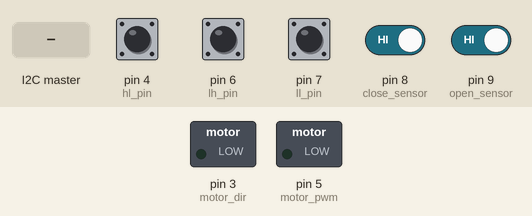
Recording of a sketch running on a simulated Arduino Uno, built with avr-gcc and run on an emulated ATmega328P. Shown: switched loads named in the sketch (green lamp = pin HIGH). The test bench sets the inputs (shaded band); at power-on: pin 4 (hl_pin), pin 6 (lh_pin), pin 7 (ll_pin), pin 8 (close_sensor), pin 9 (open_sensor) HIGH.

Above: at 2.7 s.
2.8 s: the I2C master sends "o"
At 3.6 s:
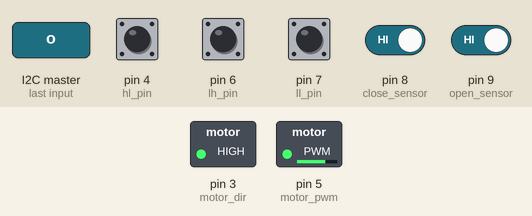
4.3 s: pin 9 (open_sensor) driven LOW
At 4.9 s:
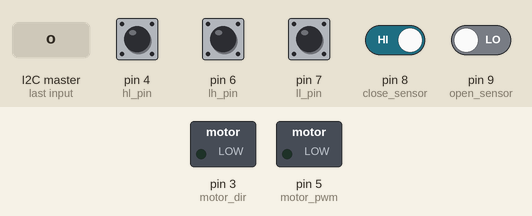
5.8 s: the I2C master sends "c"
At 7.0 s:
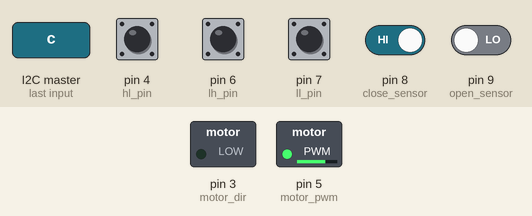
7.3 s: pin 8 (close_sensor) driven LOW
At 8.4 s:
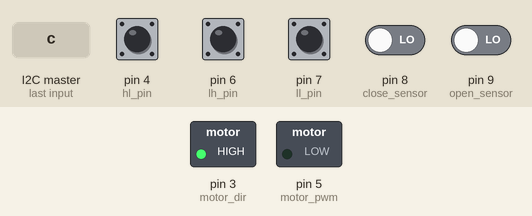
Timing chart, 0 to 9.8 s (numbered marks = the images above; inputs shaded):
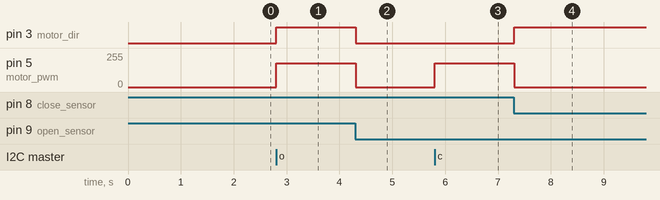

The sketch:

Fucking_cassete.ino
```cpp
#include <Arduino.h>
#include <Wire.h>
#include <avr/wdt.h>


#define TIMEOUT_MOTOR 10000

//Ïèí óïðàâëåíèÿ íàïðàâëåíèåì âðàùåíèÿ ìîòîðà
const int motor_dir=3;
#define MOTOR_DIR_PD 3
//Ïèí óïðàâëåíèÿ ñêîðîñòüþ ìîòîðà
const int motor_pwm=5;
#define MOTOR_PWM_PD 5

//Ïèí äàò÷èêà îòêðûòèÿ
const int open_sensor=9;
#define OPEN_SENSOR_PB 0
//Ïèí äàò÷èêà çàêðûòèÿ
const int close_sensor=8;
#define CLOSE_SENSOR_PB 1

//Ïåðåìåííàÿ äëÿ îòìåòêè âðåìåíè
long time_stamp=0;

//Ìàññèâ UID êîññåòû, ïðåäïîëàãàåòñÿ ïåðâûé áàéò - òèï, îñòàëüíûå ïîðÿäêîâàÿ ñêâîçíàÿ íóìåðàöèÿ
const uint32_t UID[4]={0x01,0x02,0x03,0x07};

//Ïèí ñòàðøåãî áèòà íîìåðà ñëîòà
const int h_pin=2;
#define H_PIN_PD 2
//Ïèí âòîðîãî áèòà íîìåðà ñëîòà
const int hl_pin=4;
#define HL_PIN_PD 4
//Ïèí òðåòüåãî áèòà íîìåðà ñëîòà
const int lh_pin=6;
#define LH_PIN_PD 6
//Ïèí ÷åòâåðòîãî áèòà íîìåðà ñëîòà
const int ll_pin=7;
#define LL_PIN_PD 7

//Ìàññèâ îòâåòà íà çàïðîñ
uint8_t answer_long[5]={};

//Ôóíêöèÿ âêëþ÷åíèÿ ìîòîðà, (ñêîðîñòü, íàïðàâëåíèå)
void motor_on(uint8_t mot_pow, uint8_t mot_dir){
    digitalWrite(motor_dir,mot_dir);
    analogWrite(motor_pwm,mot_pow);
}

//Ôóíêöèÿ ðåçêîé îñòàíîâêè ìîòîðà (íàïðàâëåíèå, äîëæíî áûòü ïðîòèâîïîëîæíî òåêóùåìó)
void motor_stop(uint8_t mot_dir){
    digitalWrite(motor_dir,mot_dir);
    delay(1);
    analogWrite(motor_pwm,0);
}

int check_sensor(int sensor_num){
    int sensor_undreb=0;
    for (int i=0;i<3;i++){
        if (digitalRead(sensor_num)==0){
            sensor_undreb++;
        };
        delay(1);
    }
    if (sensor_undreb==3){
        return 0;
    }
    else {
        return 1;
    }

    }
//Ôóíêöèÿ îòêðûòèÿ øòîðêè
uint8_t open_curtain(void){
    long time_stamp=0;
    //äåëàåì îòìåòêó âðåìåíè
    time_stamp=millis();
    //Âêëþ÷àåì ìîòîð
    motor_on(180,1);
    //Ïîêà íå çàêîí÷èëñÿ òàéìàóò îáðàáàòûâàåì äàò÷èê îòêðûòèÿ
    while ((millis()-time_stamp)<TIMEOUT_MOTOR){
    //Åñëè äàò÷èê îòêðûòèÿ ñðàáîòàë
    if (check_sensor(open_sensor)==0){
        //çàäåðæêà äëÿ àíòèäðåáåçãà
        delay(1);
        //Îñòàíàâëèâàåì ìîòîð
        motor_stop(0);
        //Âîçâðàùàåì óäà÷íûé êîä çàâåðøåíèÿ
        return 1;
    }
    //Ñáðîñ WatchDog
    wdt_reset();
    }
    //Åñëè òàéìàóò çàêîí÷èëñÿ, îñòàíàâëèâàåì ìîòîð è âîçâðàùàåì 2
    motor_stop(0);
    return 2;
};

//Ôóíêöèÿ çàêðûòèÿ øòîðêè
uint8_t close_curtain(void){
long time_stamp=0;
    //äåëàåì îòìåòêó âðåìåíè
    time_stamp=millis();
    //Âêëþ÷àåì ìîòîð
    motor_on(180,0);
    //Ïîêà íå çàêîí÷èëñÿ òàéìàóò îáðàáàòûâàåì äàò÷èê çàêðûòèÿ
    while ((millis()-time_stamp)<TIMEOUT_MOTOR){
    //Åñëè äàò÷èê çàêðûòèÿ ñðàáîòàë
    if (check_sensor(close_sensor)==0){
        //çàäåðæêà äëÿ àíòèäðåáåçãà
        delay(1);
        //Îñòàíàâëèâàåì ìîòîð
        motor_stop(1);
        //Âîçâðàùàåì óäà÷íûé êîä çàâåðøåíèÿ
        return 1;
    }
    //Ñáðîñ WatchDog
    wdt_reset();
    }
    //Åñëè òàéìàóò çàêîí÷èëñÿ, îñòàíàâëèâàåì ìîòîð è âîçâðàùàåì 2
    motor_stop(1);
    return 2;
};

//Îáðàáîò÷èê ïîëó÷åíèÿ çàïðîñà ïî i2c
void receiveEvent(int howMany)
{
  //wdt_enable(WDTO_2S);
  // ïåðåìåííàÿ òèïà ÷àð äëÿ ÷òåíèÿ êîìàíäû ïî I2C îò ìàñòåðà
  char c=' ';
  //ïîêà åñòü äàííûå äëÿ ïðèåìà ñ÷èòûâàåì è òóò æå îáðàáàòûâàåì
  while (Wire.available()) // loop through all but the last
  {
        c = Wire.read(); // receive byte as a character
//â çàâèñèìîñòè îò êîìàíäû çàïèñûâàåì îòâåò â answer_long[], åñëè êîìàíäó ìîæíî îáðàáîòàòü íàõîäÿñü â ïðåðûâàíèè,
//îáðàáàòûâàåì åå ñðàçó, è çàïèñûâàåì â answer_long[4] êîìàíäó â âåðíåì ðåãèñòðå (çíà÷èò îáðàáîòàíà), åñëè
//êîìàíäó â ïðåðûâàíèè îáðàáàòûâàòü íåæåëàòåëüíî çàïèñûâàåì â anwer_long[4] êîìàíäó â íèæíåì ðåãèñòðå äëÿ îáðàáîòêè â öèêëå

//init
  if (c=='i'){
    for(int i=0;i<4;i++){
    answer_long[i]=UID[i];
  }
    answer_long[4]='I';
  }
  //status
  if (c=='s'){
    answer_long[0]=digitalRead(open_sensor);
    answer_long[1]=digitalRead(close_sensor);
    answer_long[2]=0;
    answer_long[3]=0;
    answer_long[4]='S';
  }
  //open
  if(c=='o'){
    answer_long[0]=0;
    answer_long[1]=0;
    answer_long[2]=0;
    answer_long[3]=0;
    answer_long[4]='o';
  }
  //close
  if(c=='c'){
    answer_long[0]=0;
    answer_long[1]=0;
    answer_long[2]=0;
    answer_long[3]=0;
    answer_long[4]='c';
  }
  //test
  if(c=='t'){
    answer_long[0]=0;
    answer_long[1]=0;
    answer_long[2]=0;
    answer_long[3]=0;
    answer_long[4]='t';
  }
  }
  //wdt_reset();
}

//Îáðàáîò÷èê çàïðîñà íà ÷òåíèå îò ìàñòåðà ïî I2C
void requestEvent(void)
{
  //  wdt_enable(WDTO_1S);
  //  for(int i=0;i<10;i++){
 // Wire.write(answer[i]);
   // }
   //Serial.println("Request");
  // for(int i=0;i<4;i++){

  //Ïðîñòî îòïðàâëÿåì òåêóùùå çíà÷åíèå ìàññèâà answer_long[]
   Wire.write(answer_long,5);
  // wdt_reset();
//}
}

//Ôóíêöèÿ ïîëó÷åíèÿ àäðåñà ñëîòà, â êîòîðûé óñòàíîâëåíà êàññåòà
uint8_t take_slot_number(int h_p,int hl_p,int lh_p,int ll_p){
  uint8_t slot_number=0;
  //ñ÷èòûâàåì ñîñòîÿíèå ñòàðøåãî áèòà
  //slot_number=digitalRead(h_p);
  //è ñìåùàåì âëåâî
  //slot_number=slot_number<<1;
  //è ò.ä.
  slot_number+=digitalRead(hl_p);
  slot_number=slot_number<<1;
  slot_number+=digitalRead(lh_p);
  slot_number=slot_number<<1;
  slot_number+=digitalRead(ll_p);
  //Ïðèáàâëÿåì ê çàí÷åíèþ 0b00001000, ÷òîáû àäðåñ îêàçàëñÿ â äîïóñòèìîì äëÿ ïðîòîêîëà I2C äèàïàçîíå
  slot_number=slot_number+0b00001000;
  return slot_number;
}

void setup() {
//Serial.begin(9600);
delay(1000);
//Íà âñÿêèÿ ñëó÷àé âêëþ÷àåì WatchDog
wdt_enable(WDTO_2S);
  pinMode(motor_dir,OUTPUT);
  pinMode(motor_pwm,OUTPUT);
  pinMode(h_pin,INPUT_PULLUP);
  pinMode(hl_pin,INPUT_PULLUP);
  pinMode(lh_pin,INPUT_PULLUP);
  pinMode(ll_pin,INPUT_PULLUP);
  pinMode(open_sensor,INPUT_PULLUP);
  pinMode(close_sensor,INPUT_PULLUP);
  delay(500);
  //Èíèöèàëèçèðóåì slave íà àäðåñå, ïîëó÷åííîì çà ñ÷åò ñ÷èòûâàíèÿ ïåðåìû÷åê ñëîòà
  Wire.begin(take_slot_number(h_pin,hl_pin,lh_pin,ll_pin));
  //Óñòàíàâëèâàåì îáðàáîò÷èêè çàïðîñà è îòâåòà
  Wire.onReceive(receiveEvent);
  Wire.onRequest(requestEvent);
//Ñáðîñ WatchDoga
wdt_reset();
//Íà âñÿêèé ñëó÷àé ïðèíóäèòåëüíî ðàçðåøàåì ïðåðûâàíèÿ
sei();
}

void loop() {
//Íà âñÿêèÿ ñëó÷àé âêëþ÷àåì WatchDog
  wdt_enable(WDTO_8S);

//Îòëàäî÷íîå äåéñòâèå ïî ïîñûëêå answer_long â êîì-ïîðò
 // for (int i=0;i<5;i++){
  //Serial.print(answer_long[i]);
 // }
//  Serial.println(' ');

//Îáðàáîòêà â öèêëå êîìàíä, êîòîðûå íåæåëàòåëüíî îáðàáàòûâàòü â ïðåðûâàíèè
//Îáðàáîòêà êîìàíäû open
  if (answer_long[4]=='o'){
        //Çàïèñûâàåì â answer_long[0] ðåçóëüòàò âûïîëíåíèÿ êîìàíä open
    answer_long[0]=open_curtain();
        //Çàïèñûâàåì â answer_long[4] êîìàíäó â âåðõíåì ðåãèñòðå, ÷òî îçíà÷àåò åå âûïîëíåíèå
    answer_long[4]='O';
  }
  //Äàëåå âñå òîæå ñàìîå
  if (answer_long[4]=='c'){
    answer_long[0]=close_curtain();
    answer_long[4]='C';
  }
  if (answer_long[4]=='t'){
    answer_long[0]=open_curtain();
    wdt_reset();
    answer_long[1]=close_curtain();
    answer_long[4]='T';
  }

//Ñáðîñ WatchDog
  wdt_reset();
}
```

Measured:
- after the input at 2.8 s, pin 3 (motor_dir): LOW → HIGH at once; pin 5 (motor_pwm): 0/255 → 180/255 at once
- after the input at 4.3 s, pin 3 (motor_dir): HIGH → LOW at once; pin 5 (motor_pwm): 180/255 → 0/255 at once
- after the input at 5.8 s, pin 5 (motor_pwm): 0/255 → 180/255 at once
- after the input at 7.3 s, pin 3 (motor_dir): LOW → HIGH at once; pin 5 (motor_pwm): 180/255 → 0/255 at once
